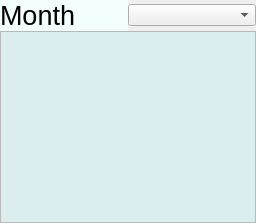
    <widget class="QWidget" name="staffsalary">
     <layout class="QVBoxLayout" name="verticalLayout_11">
      <property name="spacing">
       <number>0</number>
      </property>
      <property name="leftMargin">
       <number>0</number>
      </property>
      <property name="topMargin">
       <number>0</number>
      </property>
      <property name="rightMargin">
       <number>0</number>
      </property>
      <property name="bottomMargin">
       <number>0</number>
      </property>
      <item>
       <layout class="QHBoxLayout" name="horizontalLayout_14">
        <item>
         <widget class="QLabel" name="atnmonthlabel_2">
          <property name="palette">
           <palette>
            <active>
             <colorrole role="WindowText">
              <brush brushstyle="SolidPattern">
               <color alpha="255">
                <red>0</red>
                <green>0</green>
                <blue>0</blue>
               </color>
              </brush>
             </colorrole>
             <colorrole role="Text">
              <brush brushstyle="SolidPattern">
               <color alpha="255">
                <red>0</red>
                <green>0</green>
                <blue>0</blue>
               </color>
              </brush>
             </colorrole>
             <colorrole role="Base">
              <brush brushstyle="SolidPattern">
               <color alpha="255">
                <red>36</red>
                <green>148</green>
                <blue>163</blue>
               </color>
              </brush>
             </colorrole>
             <colorrole role="Window">
              <brush brushstyle="SolidPattern">
               <color alpha="255">
                <red>242</red>
                <green>255</green>
                <blue>252</blue>
               </color>
              </brush>
             </colorrole>
             <colorrole role="AlternateBase">
              <brush brushstyle="SolidPattern">
               <color alpha="255">
                <red>43</red>
                <green>177</green>
                <blue>194</blue>
               </color>
              </brush>
             </colorrole>
            </active>
            <inactive>
             <colorrole role="WindowText">
              <brush brushstyle="SolidPattern">
               <color alpha="255">
                <red>0</red>
                <green>0</green>
                <blue>0</blue>
               </color>
              </brush>
             </colorrole>
             <colorrole role="Text">
              <brush brushstyle="SolidPattern">
               <color alpha="255">
                <red>0</red>
                <green>0</green>
                <blue>0</blue>
               </color>
              </brush>
             </colorrole>
             <colorrole role="Base">
              <brush brushstyle="SolidPattern">
               <color alpha="255">
                <red>36</red>
                <green>148</green>
                <blue>163</blue>
               </color>
              </brush>
             </colorrole>
             <colorrole role="Window">
              <brush brushstyle="SolidPattern">
               <color alpha="255">
                <red>242</red>
                <green>255</green>
                <blue>252</blue>
               </color>
              </brush>
             </colorrole>
             <colorrole role="AlternateBase">
              <brush brushstyle="SolidPattern">
               <color alpha="255">
                <red>43</red>
                <green>177</green>
                <blue>194</blue>
               </color>
              </brush>
             </colorrole>
            </inactive>
            <disabled>
             <colorrole role="WindowText">
              <brush brushstyle="SolidPattern">
               <color alpha="255">
                <red>127</red>
                <green>127</green>
                <blue>127</blue>
               </color>
              </brush>
             </colorrole>
             <colorrole role="Text">
              <brush brushstyle="SolidPattern">
               <color alpha="255">
                <red>127</red>
                <green>127</green>
                <blue>127</blue>
               </color>
              </brush>
             </colorrole>
             <colorrole role="Base">
              <brush brushstyle="SolidPattern">
               <color alpha="255">
                <red>242</red>
                <green>255</green>
                <blue>252</blue>
               </color>
              </brush>
             </colorrole>
             <colorrole role="Window">
              <brush brushstyle="SolidPattern">
               <color alpha="255">
                <red>242</red>
                <green>255</green>
                <blue>252</blue>
               </color>
              </brush>
             </colorrole>
             <colorrole role="AlternateBase">
              <brush brushstyle="SolidPattern">
               <color alpha="255">
                <red>43</red>
                <green>177</green>
                <blue>194</blue>
               </color>
              </brush>
             </colorrole>
            </disabled>
           </palette>
          </property>
          <property name="font">
           <font>
            <pointsize>20</pointsize>
            <underline>false</underline>
           </font>
          </property>
          <property name="autoFillBackground">
           <bool>true</bool>
          </property>
          <property name="text">
           <string>Month</string>
          </property>
          <property name="buddy">
           <cstring>monthoption</cstring>
          </property>
         </widget>
        </item>
        <item>
         <widget class="QComboBox" name="salmonthoption_2">
          <property name="inputMethodHints">
           <set>Qt::ImhNone</set>
          </property>
          <property name="currentText">
           <string/>
          </property>
         </widget>
        </item>
       </layout>
      </item>
      <item>
       <widget class="QTableView" name="salsumarytable_2">
        <property name="palette">
         <palette>
          <active>
           <colorrole role="Base">
            <brush brushstyle="SolidPattern">
             <color alpha="255">
              <red>219</red>
              <green>238</green>
              <blue>239</blue>
             </color>
            </brush>
           </colorrole>
          </active>
          <inactive>
           <colorrole role="Base">
            <brush brushstyle="SolidPattern">
             <color alpha="255">
              <red>219</red>
              <green>238</green>
              <blue>239</blue>
             </color>
            </brush>
           </colorrole>
          </inactive>
          <disabled>
           <colorrole role="Base">
            <brush brushstyle="SolidPattern">
             <color alpha="255">
              <red>255</red>
              <green>255</green>
              <blue>255</blue>
             </color>
            </brush>
           </colorrole>
          </disabled>
         </palette>
        </property>
        <property name="font">
         <font>
          <pointsize>22</pointsize>
         </font>
        </property>
        <property name="autoFillBackground">
         <bool>false</bool>
        </property>
        <property name="alternatingRowColors">
         <bool>true</bool>
        </property>
       </widget>
      </item>
     </layout>
    </widget>
